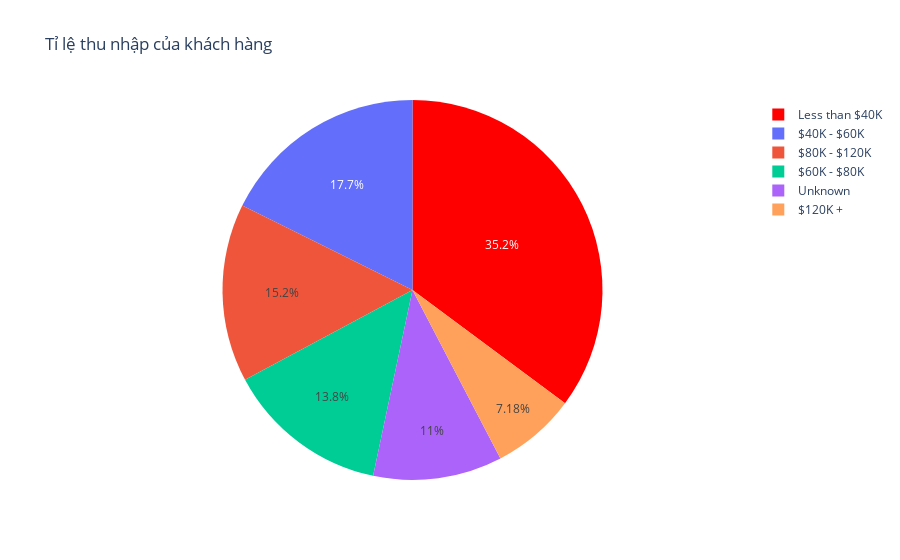

The cell this chart's notebook holds for it:
### Code cell
trace = go.Pie(labels=df["Income_Category"].value_counts().index, 
                values=df["Income_Category"].value_counts().values, 
                marker=dict(colors=['red']), 
                hoverinfo="value"
              )
data = [trace]
layout = go.Layout(title="Tỉ lệ thu nhập của khách hàng")
fig = go.Figure(data = data,layout = layout)
iplot(fig)

# ta thấy những khách hàng có thu nhập thấp khoảng từ dưới $60k thì xu hướng dùng tín dụng nhiều
# đây cũng là đặc tính quan trọng, để ta xét xem khách hàng rời đi có nằm trong loại này không

### Figure 1 — Plotly figure (JSON) as saved in the notebook; plotly's stock layout.template omitted (floating-point values rounded to 4 significant figures)
{"data": [{"hoverinfo": "value", "labels": ["Less than $40K", "$40K - $60K", "$80K - $120K", "$60K - $80K", "Unknown", "$120K +"], "marker": {"colors": ["red"]}, "type": "pie", "values": [3561, 1790, 1535, 1402, 1112, 727]}], "layout": {"title": {"text": "Tỉ lệ thu nhập của khách hàng"}}}
